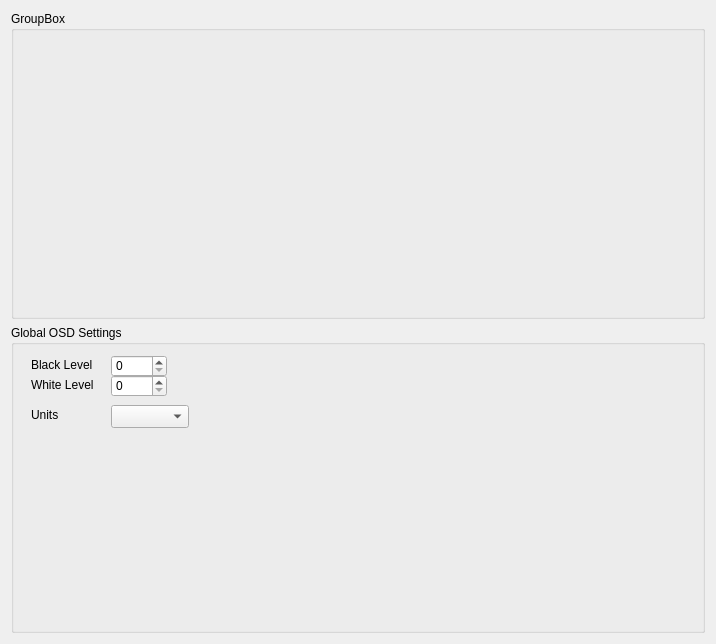
<?xml version="1.0" encoding="UTF-8"?>
<ui version="4.0">
 <class>ModulesOsd</class>
 <widget class="QWidget" name="ModulesOsd">
  <property name="geometry">
   <rect>
    <x>0</x>
    <y>0</y>
    <width>716</width>
    <height>644</height>
   </rect>
  </property>
  <property name="windowTitle">
   <string>Form</string>
  </property>
  <layout class="QVBoxLayout" name="verticalLayout">
   <item>
    <widget class="QGroupBox" name="groupBox_2">
     <property name="title">
      <string>GroupBox</string>
     </property>
    </widget>
   </item>
   <item>
    <widget class="QGroupBox" name="groupBox">
     <property name="title">
      <string>Global OSD Settings</string>
     </property>
     <widget class="QSpinBox" name="sb_black">
      <property name="geometry">
       <rect>
        <x>100</x>
        <y>30</y>
        <width>56</width>
        <height>22</height>
       </rect>
      </property>
      <property name="maximum">
       <number>255</number>
      </property>
     </widget>
     <widget class="QSpinBox" name="sb_white">
      <property name="geometry">
       <rect>
        <x>100</x>
        <y>50</y>
        <width>56</width>
        <height>22</height>
       </rect>
      </property>
      <property name="maximum">
       <number>255</number>
      </property>
     </widget>
     <widget class="QLabel" name="label">
      <property name="geometry">
       <rect>
        <x>20</x>
        <y>30</y>
        <width>81</width>
        <height>20</height>
       </rect>
      </property>
      <property name="text">
       <string>Black Level</string>
      </property>
     </widget>
     <widget class="QLabel" name="label_2">
      <property name="geometry">
       <rect>
        <x>20</x>
        <y>50</y>
        <width>81</width>
        <height>20</height>
       </rect>
      </property>
      <property name="text">
       <string>White Level</string>
      </property>
     </widget>
     <widget class="QLabel" name="label_3">
      <property name="geometry">
       <rect>
        <x>20</x>
        <y>70</y>
        <width>81</width>
        <height>40</height>
       </rect>
      </property>
      <property name="text">
       <string>Units</string>
      </property>
     </widget>
     <widget class="QComboBox" name="cb_units">
      <property name="geometry">
       <rect>
        <x>100</x>
        <y>80</y>
        <width>78</width>
        <height>23</height>
       </rect>
      </property>
     </widget>
    </widget>
   </item>
  </layout>
 </widget>
 <resources/>
 <connections/>
</ui>
